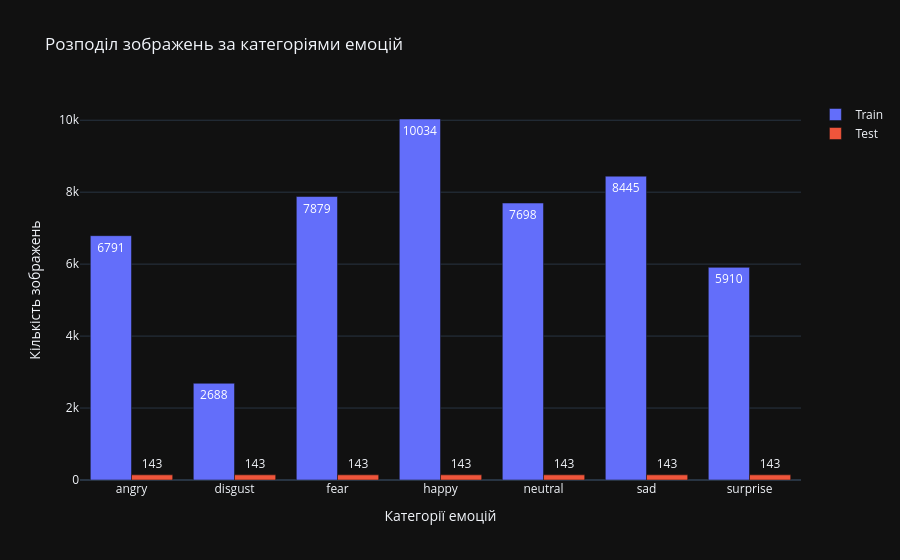

The notebook cell saved with this chart:
### Code cell
import plotly.graph_objects as go
import pandas as pd
import os

train_path = '../dataset/train'
test_path = '../dataset/test'
emotion_categories = sorted(os.listdir(train_path))

# Збір даних
emotion_categories = sorted([d for d in os.listdir(train_path) 
                                if os.path.isdir(os.path.join(train_path, d))])

train_counts = [len(os.listdir(os.path.join(train_path, cat))) for cat in emotion_categories]
test_counts = [len(os.listdir(os.path.join(test_path, cat))) for cat in emotion_categories]

fig = go.Figure(data=[
    go.Bar(name='Train', x=emotion_categories, y=train_counts, text=train_counts, textposition='auto'),
    go.Bar(name='Test', x=emotion_categories, y=test_counts, text=test_counts, textposition='auto')
])

fig.update_layout(
    title='Розподіл зображень за категоріями емоцій',
    xaxis_title='Категорії емоцій',
    yaxis_title='Кількість зображень',
    barmode='group', 
    template='plotly_dark'
)

fig.show()

### Figure 1 — Plotly figure (JSON) as saved in the notebook; plotly's stock layout.template omitted (floating-point values rounded to 4 significant figures)
{"data": [{"name": "Train", "text": ["6791", "2688", "7879", "10034", "7698", "8445", "5910"], "textposition": "auto", "type": "bar", "x": ["angry", "disgust", "fear", "happy", "neutral", "sad", "surprise"], "y": [6791, 2688, 7879, 10034, 7698, 8445, 5910]}, {"name": "Test", "text": ["143", "143", "143", "143", "143", "143", "143"], "textposition": "auto", "type": "bar", "x": ["angry", "disgust", "fear", "happy", "neutral", "sad", "surprise"], "y": [143, 143, 143, 143, 143, 143, 143]}], "layout": {"barmode": "group", "title": {"text": "Розподіл зображень за категоріями емоцій"}, "xaxis": {"title": {"text": "Категорії емоцій"}}, "yaxis": {"title": {"text": "Кількість зображень"}}}}
